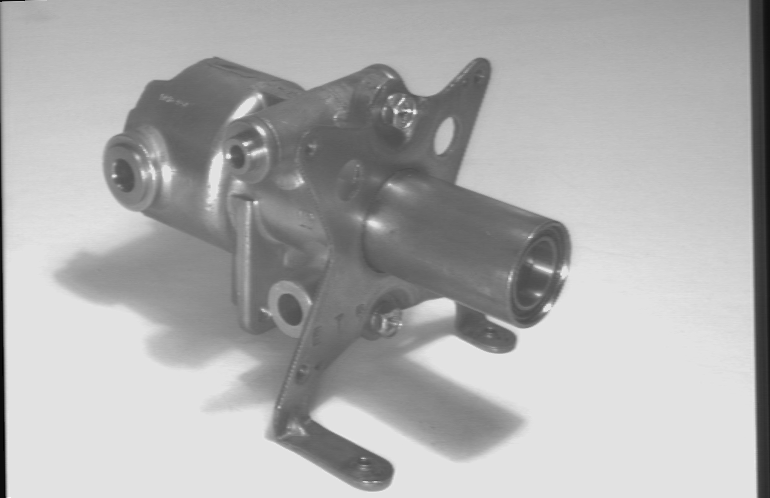
#> input picture Aufgabe_1/shaft.bmp, 770 x 498 px, found by its file name
$ jupyter execute --allow-errors Sobel.ipynb   (shell and % lines are left out)
#> lines starting #> are read from the running program, lines starting #| are printed output that depends on the picture
[cell 1]
# Alle Variablen löschen ohne zu fragen.
# Hierdurch werden Seiteneffekte vermieden.

[cell 2]
# Liste der Variablen ausgeben

[cell 3]

# Laden der verwendeten Bibliotheken
from PIL import Image
import   numpy  as np
import   scipy
import   matplotlib                 # https://matplotlib.org/3.1.1/tutorials/index.html
import   matplotlib.pyplot as plt   # https://matplotlib.org/tutorials/introductory/pyplot.html
import   sklearn
import   skimage
from math import sqrt
from     skimage import data
import   time
from     scipy import signal

[cell 4]
# Bild laden mit PIL
imgShaft = Image.open("shaft.bmp")
#> imgShaft is the input picture: PIL image 770x498 L; min 0, max 255, mean 174.1
imgCircle = Image.open("Circle.bmp")
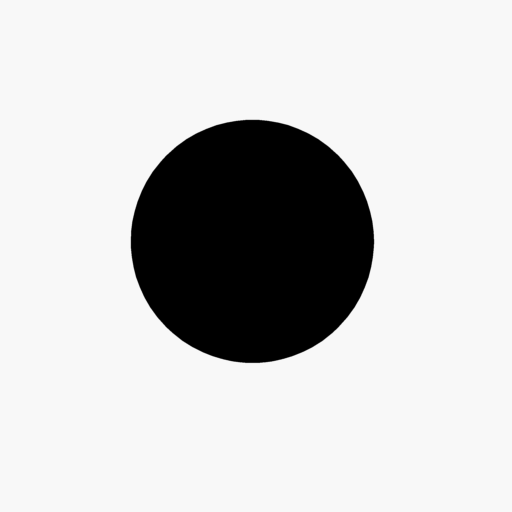
#> input picture Aufgabe_1/Circle.bmp, 512 x 512 px, found by its file name
#> imgCircle is the input picture: PIL image 512x512 L; min 0, max 248, mean 204.1
#> (the rest of this cell did not finish here and is left out)

[cell 5]
print('Installierte Numpy-Version = ', np.__version__)

[cell 6]
# PIL-Image in ein numpy-Array umwandeln
imgShaft2 = np.array(imgShaft)
imgCircle2 = np.array(imgCircle)
#> (the rest of this cell did not finish here and is left out)

[cell 7]
# in höheren Datentyp umwandeln  (uint8 --> int), damit Ergebnisse nicht beschnitten werden !

srcpicShaft  = np.copy(imgShaft2)
#> (the rest of this cell did not finish here and is left out)

[cell 8]
def MySoebel(src):
     # Zielbilder anlegen
    gx = np.copy(src)
    gy = np.copy(src)
    g = np.copy(src)

    # Größe des Quellbildes bestimmen
    ysize = src.shape[0]
#> ysize = 498
    xsize = src.shape[1]
#> xsize = 770

    print('Bildgröße =', xsize, '/',  ysize)
#| Bildgröße = 770 / 498

    src = src.astype(int)
    gx = gx.astype(int)
    gy = gy.astype(int)
    g = g.astype(int)

    # Für Grenzwerte prüfen
    x_begin=0
    y_begin=0
    x_end=0
    y_end=0
    maskbound_x = 1
    maskbound_y = 1


    for y in range(0,ysize):
        for x in range(0,xsize):

            #check if out of bounds: it takes the values
            #indexing from 0 to size-1, so no out of bounds will happen
            if(x-maskbound_x < 0):
                x_begin = 0
            else:
                x_begin = x-maskbound_x

            if(y-maskbound_y < 0):
                y_begin = 0
            else:
                y_begin = y-maskbound_y

            if(x+maskbound_x > xsize-1):
                x_end = xsize-1
            else:
                x_end = x+maskbound_x

            if(y+maskbound_y > ysize-1):
                y_end = ysize-1
            else:
                y_end = y+maskbound_y

            # Faltungsmaske in x Richtung
            gx[y][x] = (-2 * src[y][x_begin] + 2 * src[y][x_end] - src[y_begin][x_begin] + src[y_begin][x_end] - src[y_end][x_begin] + src[y_end][x_end])

            # Faltungsmake in y Richtung
            gy[y][x] = (-src[y_begin][x_begin] - 2 * src[y_begin][x] - src[y_begin][x_end] + src[y_end][x_begin] + 2 * src[y_end][x] + src[y_end][x_end])
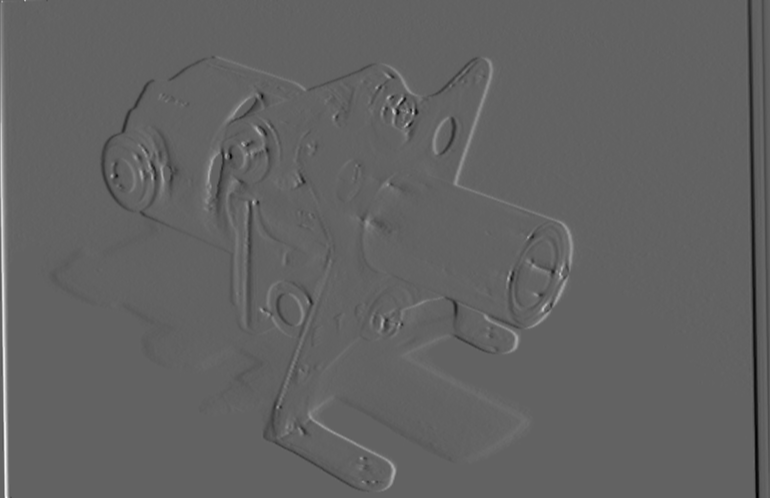
#> gx: shape (498, 770) int64; min -401, max 632, mean -0.2; drawn with min black and max white
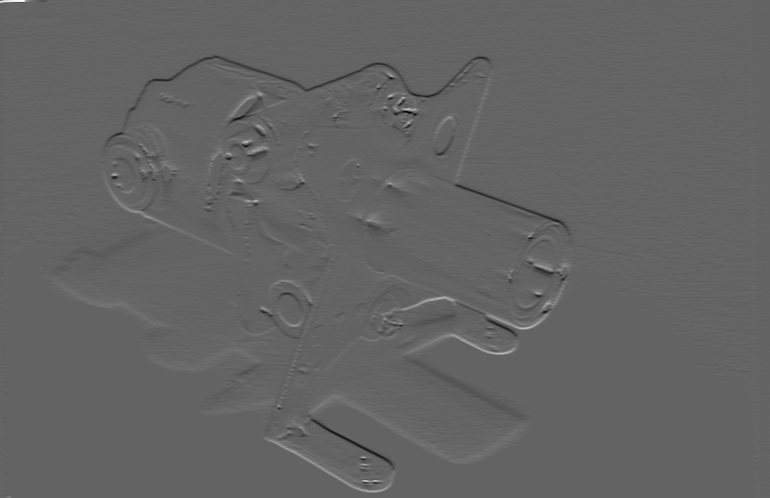
#> gy: shape (498, 770) int64; min -466, max 724, mean 1; drawn with min black and max white

    # Betrag des Gradienten
    g = np.sqrt(gx**2 + gy**2)
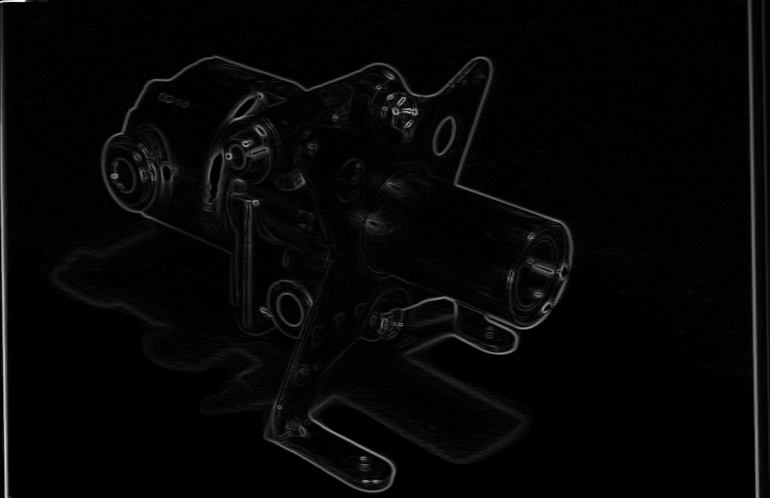
#> g: shape (498, 770) float64; min 0, max 724, mean 17.5; drawn with min black and max white

    # Richtung des Gradienten
    a = np.arctan2(gx, gy) * 180 / np.pi
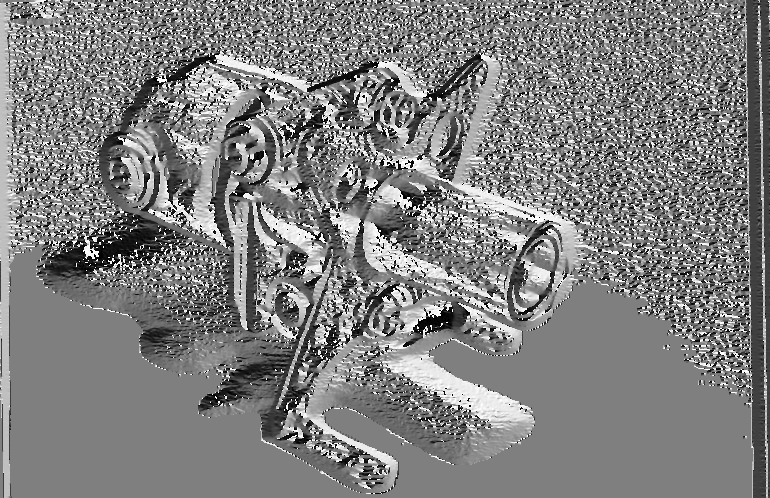
#> a: shape (498, 770) float64; min -179.8, max 180, mean 1.1; drawn with min black and max white

    #Normierung
    g *= (255.0/g.max())
    a *= (360.0/a.max())

    return g, a;

[cell 9]
srcpic = srcpicShaft
#srcpic = srcpicCircle
#srcpic = srcpicVlexmp
# Medianoperator aufrufen

start = time.time()
Gradientenbild, Richtungsbild = MySoebel(srcpic)
ende   = time.time()
print('Runtime   = {:5.3f}s'.format(ende-start))

plt.figure(figsize = (10,11))
plt.subplot(211)
plt.imshow(Gradientenbild, cmap='gray', vmin=0, vmax=255)
plt.subplot(212)
plt.imshow(Richtungsbild, vmin=0, vmax=360)
plt.suptitle('Sobel-operator : Gradientenbild - Richtungsbild')
plt.show()
